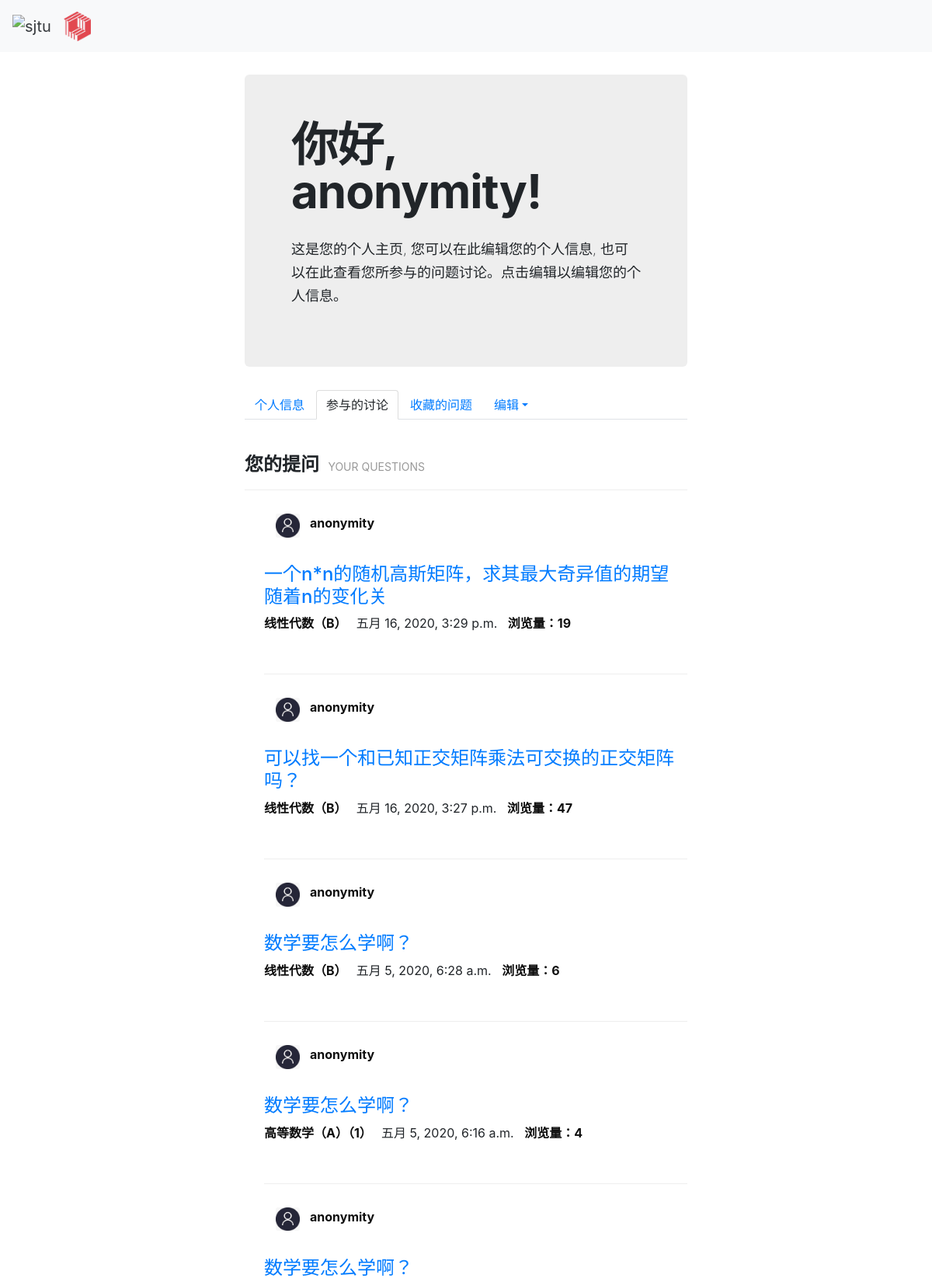
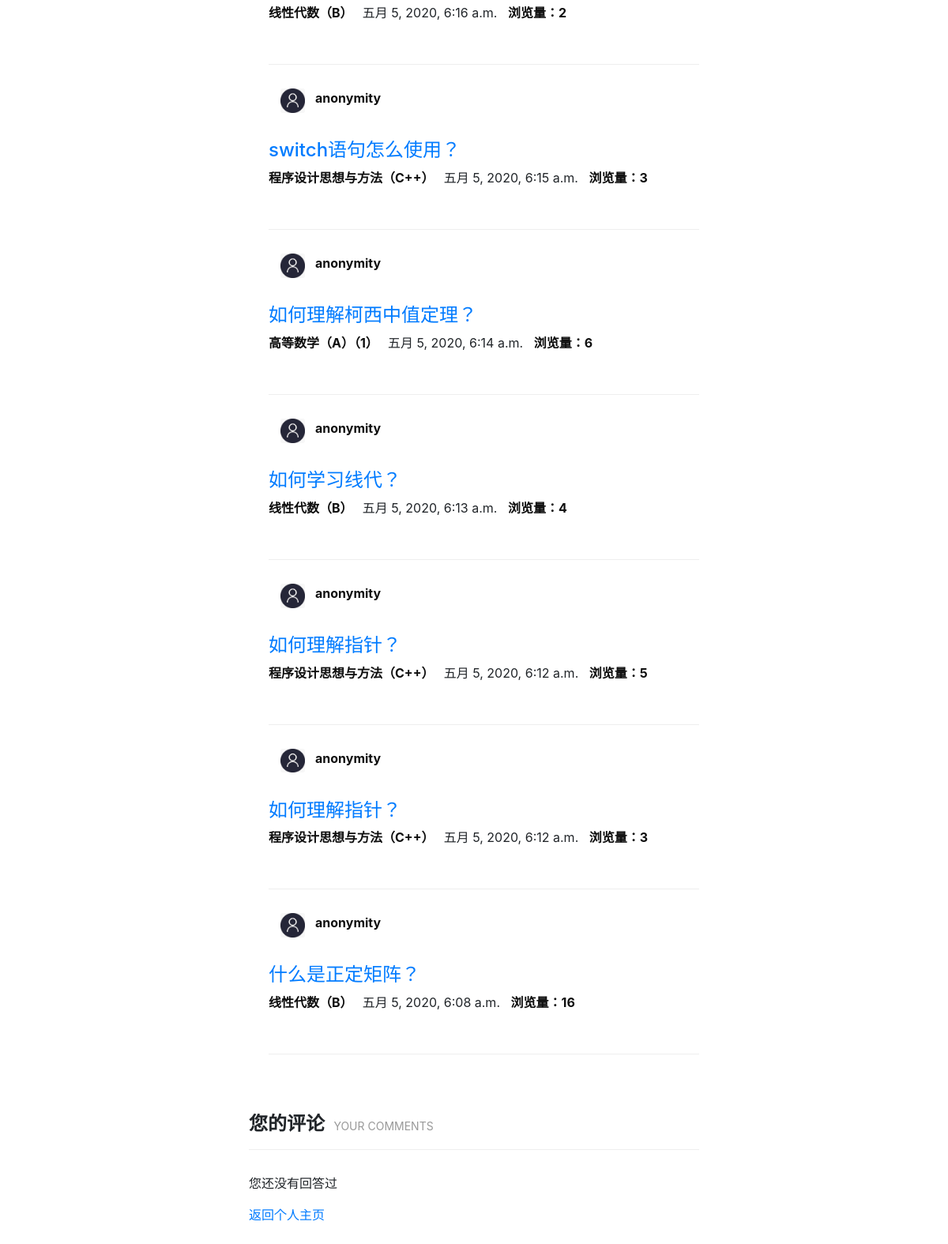
The app's page /qas_system/userpage/related_discuss/ (signed in) with its own data (2 pictures, top to bottom).
### qas_system/models.py (models this page shows, shortened)
class User(models.Model):
    user_name = models.CharField(verbose_name='用户名', max_length=30, blank=False, unique=True)
    password = models.CharField(verbose_name='密码', max_length=30, blank=False)
    avatar = models.ImageField(upload_to='avatar/', verbose_name='头像', blank=True, null=True)
    email = models.CharField(max_length=20, default='', verbose_name='邮箱', blank=True, null=True)
    bio = models.TextField(max_length=500, default='', verbose_name='个人简介', blank=True, null=True)
    college = models.CharField(max_length=30, default='', verbose_name='学院', blank=True, null=True)
    major = models.CharField(max_length=20, default='', verbose_name='专业', blank=True, null=True)
    grade = models.CharField(max_length=20, default='', verbose_name='年级', blank=True, null=True)
    sex = models.CharField(max_length=2, default='', verbose_name='性别', blank=True, null=True)
    collect_question = models.ManyToManyField('Question')
    def __str__(self):
        return self.user_name

class Question(models.Model):
    question_title = models.CharField(verbose_name='标题', max_length=30, blank=False)
    question_text = RichTextField(verbose_name='具体描述')
    question_subject = models.ForeignKey('Subject', verbose_name='科目', on_delete=models.CASCADE)
    pub_date = models.DateTimeField(auto_now=True, verbose_name='提问日期')
    page_views = models.PositiveIntegerField(default=0, verbose_name='浏览量')
    questioner = models.ForeignKey('User', verbose_name='提问者', on_delete=models.CASCADE)
    good_num = models.IntegerField(default=0, verbose_name='点赞量')

class Subject(models.Model):
    name = models.CharField(max_length=30, unique=True, verbose_name='科目名称')
    def __str__(self):
        return self.name

### qas_system/views.py (the view)
# urls.py: path('userpage/related_discuss/', views.userpage_related_discuss),  # 查看参与的讨论
def userpage_related_discuss(request):
    try:
        user = User.objects.get(id=request.session['user_id'])
    except KeyError:
        return HttpResponse("请先登录！")
    my_ask = Question.objects.filter(questioner_id=request.session['user_id']).order_by('-pub_date')
    my_answer_detail = Comment.objects.filter(comment_person=request.session['user_id']).order_by('-pub_date')
    return render(request, 'personal_related_discuss.html',
                  {'my_ask': my_ask, 'my_answer_detail': my_answer_detail, 'user': user})

### templates/personal_related_discuss.html (shortened to what this page needs)
{% extends 'base.html' %}
{% load static %}
{% block link_before %}
    <link href="{% static 'bootstrap-combined.min.css' %}" rel="stylesheet">
{% endblock %}
{% block link_after %}
    <link href="{% static 'layoutit.css'%}" rel="stylesheet">
{% endblock %}
{% block content %}
<div class="container-fluid">
	<div class="row-fluid">
		<div class="span3">
		</div>
		<div class="span6">
			<div class="hero-unit">
				<h1>
					<strong>你好, {{ user.user_name }}!</strong>
				</h1>
                <div>&nbsp;</div>
				<p>
					这是您的个人主页, 您可以在此编辑您的个人信息, 也可以在此查看您所参与的问题讨论。点击编辑以编辑您的个人信息。
				</p>
			</div>
			<ul class="nav nav-tabs">
				<li>
					<a  href="/qas_system/userpage/">个人信息</a>
				</li>
				<li class="active">
					<a>参与的讨论</a>
				</li>
                <li>
					<a href="/qas_system/userpage/collect_question/">收藏的问题</a>
				</li>
				<li class="dropdown" >
                    <a href="#" data-toggle="dropdown" class="dropdown-toggle">编辑</a>
				</li>
			</ul>
            <div>&nbsp;</div>
<div class="page-header" contenteditable="true"><h4><strong>您的提问 &nbsp;<small>YOUR QUESTIONS</small></strong></h4></div>
{% if my_ask %}
    <ul>
    {% for question in my_ask %}
        <div class="desc">
            <div class="container-fluid">
                 <div class="span1">
                     {% if question.questioner.avatar %}
                         <img style="width: 50px" src="{{ question.questioner.avatar.url }}" class="card-img"/>
                     {% else %}
                         <img style="width: 50px" src="/media/avatar/default0.jpg" class="card-img"/>
                     {% endif %}
                 </div>
				 <div class="span10">
                     <a href="#" style="color: #0e0e0e"><strong>{{ question.questioner }}</strong></a>
                     <p style="color: #0e0e0e" class="pl">{{ question.questioner.bio }}&nbsp;</p>
                 </div>
			</div>
            <h4><a href="/qas_system/question/{{ question.id }}/">{{ question.question_title }}</a></h4>
			<p class="meta">
				 <span class="sub"><a href="#" style="color: #0e0e0e"><strong>{{ question.question_subject }}&nbsp;&nbsp;</strong></a></span>
				 <span class="date">{{ question.pub_date }}</span>
                 <span><a href="#" style="color: #0e0e0e">&nbsp;&nbsp;<strong>浏览量：{{ question.page_views }}</strong></a></span>
			</p>
        </div>
        <div class="page-header" contenteditable="true"></div>
    {% endfor %}
    </ul>
{% else %}
    <p>您还没有提问过</p>
{% endif %}
<p>&nbsp;</p>
<div class="page-header" contenteditable="true"><h4><strong>您的评论 &nbsp;<small>YOUR COMMENTS</small></strong></h4></div>
{% if my_answer_detail %}
    <ul>
    {% for comment in my_answer_detail %}
        <div class="desc">
            <div class="container-fluid">
                 <div class="span1">
                     {% if comment.question.questioner.avatar %}
                         <img style="width: 50px" src="{{ comment.question.questioner.avatar.url }}" class="card-img"/>
                     {% else %}
                         <img style="width: 50px" src="/media/avatar/default0.jpg" class="card-img"/>
                     {% endif %}
                 </div>
				 <div class="span10">
                     <a href="#" style="color: #0e0e0e"><strong>{{ comment.question.questioner }}</strong></a>
                     <p style="color: #0e0e0e" class="pl">{{ comment.question.questioner.bio }}&nbsp;</p>
                 </div>
			</div>
            <h4><a href="/qas_system/question/{{ comment.question.id }}/">{{ comment.question.question_title }}</a></h4>
			<p class="meta">
				 <span class="sub"><a href="#" style="color: #0e0e0e"><strong>{{ comment.question.question_subject }}&nbsp;&nbsp;</strong></a></span>
				 <span class="date">{{ comment.question.pub_date }}</span>
                 <span><a href="#" style="color: #0e0e0e">&nbsp;&nbsp;<strong>浏览量：{{ comment.question.page_views }}</strong></a></span>
			</p>
            <p><strong>您在该问题下回答/评论了：</strong></p>
                {{ comment.comment_text }}
        </div>
        <div class="page-header" contenteditable="true"></div>
    {% endfor %}
    </ul>
{% else %}
    <p>您还没有回答过</p>
{% endif %}
<a href="/qas_system/userpage/", target="_self">返回个人主页</a>
		</div>
		<div class="span3">
		</div>
	</div>
</div>
{% endblock %}

### static/mycss/header.css (style rules this page uses)
.pl { width: 500px; overflow:hidden; text-overflow:ellipsis; white-space: nowrap; }

### static/layoutit.css (style rules this page uses)
body { padding-top:0px; padding-bottom: 40px; margin-left:0px; -webkit-transition: margin 500ms ease; -moz-transition: margin 500ms ease; -ms-transition: margin 500ms ease; -o-transition: margin 500ms ease; transition: margin 500ms ease; }

### records on screen
User: user_name "anonymity"
Question: questioner "anonymity", question_title "一个n*n的随机高斯矩阵，求其最大奇异值的期望随着n的变化关", question_subject "线性代数（B）", pub_date "五月 16, 2020, 3:29 p.m.", page_views "19"
Question: questioner "anonymity", question_title "可以找一个和已知正交矩阵乘法可交换的正交矩阵吗？", question_subject "线性代数（B）", pub_date "五月 16, 2020, 3:27 p.m.", page_views "47"
Question: questioner "anonymity", question_title "数学要怎么学啊？", question_subject "线性代数（B）", pub_date "五月 5, 2020, 6:28 a.m.", page_views "6"
Question: questioner "anonymity", question_title "数学要怎么学啊？", question_subject "高等数学（A）（1）", pub_date "五月 5, 2020, 6:16 a.m.", page_views "4"
Question: questioner "anonymity", question_title "数学要怎么学啊？", question_subject "线性代数（B）", pub_date "五月 5, 2020, 6:16 a.m.", page_views "2"
Question: questioner "anonymity", question_title "switch语句怎么使用？", question_subject "程序设计思想与方法（C++）", pub_date "五月 5, 2020, 6:15 a.m.", page_views "3"
Question: questioner "anonymity", question_title "如何理解柯西中值定理？", question_subject "高等数学（A）（1）", pub_date "五月 5, 2020, 6:14 a.m.", page_views "6"
Question: questioner "anonymity", question_title "如何学习线代？", question_subject "线性代数（B）", pub_date "五月 5, 2020, 6:13 a.m.", page_views "4"
Question: questioner "anonymity", question_title "如何理解指针？", question_subject "程序设计思想与方法（C++）", pub_date "五月 5, 2020, 6:12 a.m.", page_views "5"
Question: questioner "anonymity", question_title "如何理解指针？", question_subject "程序设计思想与方法（C++）", pub_date "五月 5, 2020, 6:12 a.m.", page_views "3"
Question: questioner "anonymity", question_title "什么是正定矩阵？", question_subject "线性代数（B）", pub_date "五月 5, 2020, 6:08 a.m.", page_views "16"
